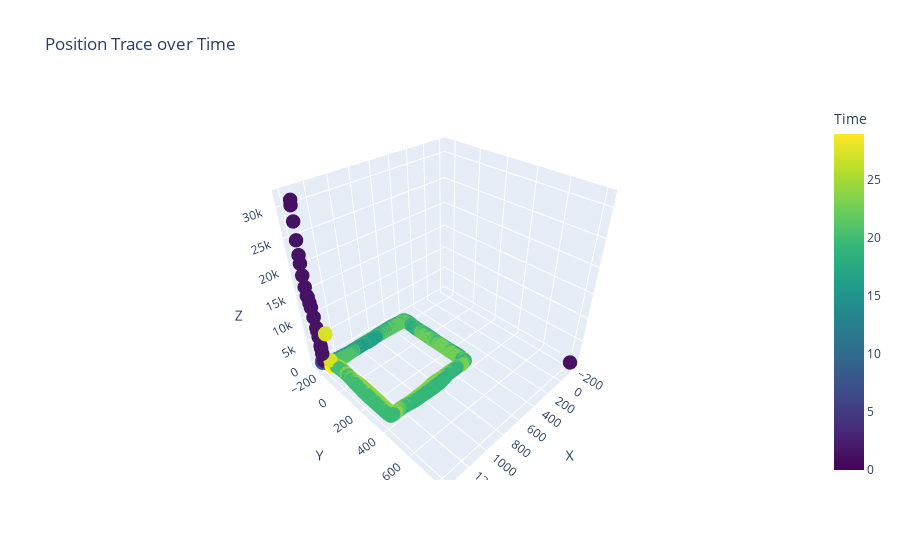

This figure's notebook cell:
### Code cell
def plot_trace(x,y,z,t):
    # Create the 3D scatter plot
    fig = go.Figure(data=go.Scatter3d(
        x=x_values,
        y=y_values,
        z=z_values,
        mode='markers',
        marker=dict(
            size=5,
            color=timestamps,
            colorscale='viridis',
            colorbar=dict(title='Time')
        )
    ))

    # Set plot title and axis labels
    fig.update_layout(
        title='Position Trace over Time',
        scene=dict(
            xaxis_title='X',
            yaxis_title='Y',
            zaxis_title='Z'
        )
    )

    # Display the interactive plot
    fig.show()

# visualize data
x_values = data.x  
y_values = data.y 
timestamps = data.t_r 
z_values = data.z
plot_trace(x_values, y_values, z_values, timestamps)

### Figure 1 — Plotly figure (JSON) as saved in the notebook; plotly's stock layout.template omitted (floating-point values rounded to 4 significant figures; data arrays with more than 128 entries replaced by an {"elided": "..."} marker saying what was removed)
{"data": [{"marker": {"color": {"elided": "2895 float values"}, "colorbar": {"title": {"text": "Time"}}, "colorscale": [[0, "#440154"], [0.1111, "#482878"], [0.2222, "#3e4989"], [0.3333, "#31688e"], [0.4444, "#26828e"], [0.5556, "#1f9e89"], [0.6667, "#35b779"], [0.7778, "#6ece58"], [0.8889, "#b5de2b"], [1, "#fde725"]], "size": 5}, "mode": "markers", "type": "scatter3d", "x": {"elided": "2895 float values"}, "y": {"elided": "2895 float values"}, "z": {"elided": "2895 float values"}}], "layout": {"scene": {"xaxis": {"title": {"text": "X"}}, "yaxis": {"title": {"text": "Y"}}, "zaxis": {"title": {"text": "Z"}}}, "title": {"text": "Position Trace over Time"}}}
